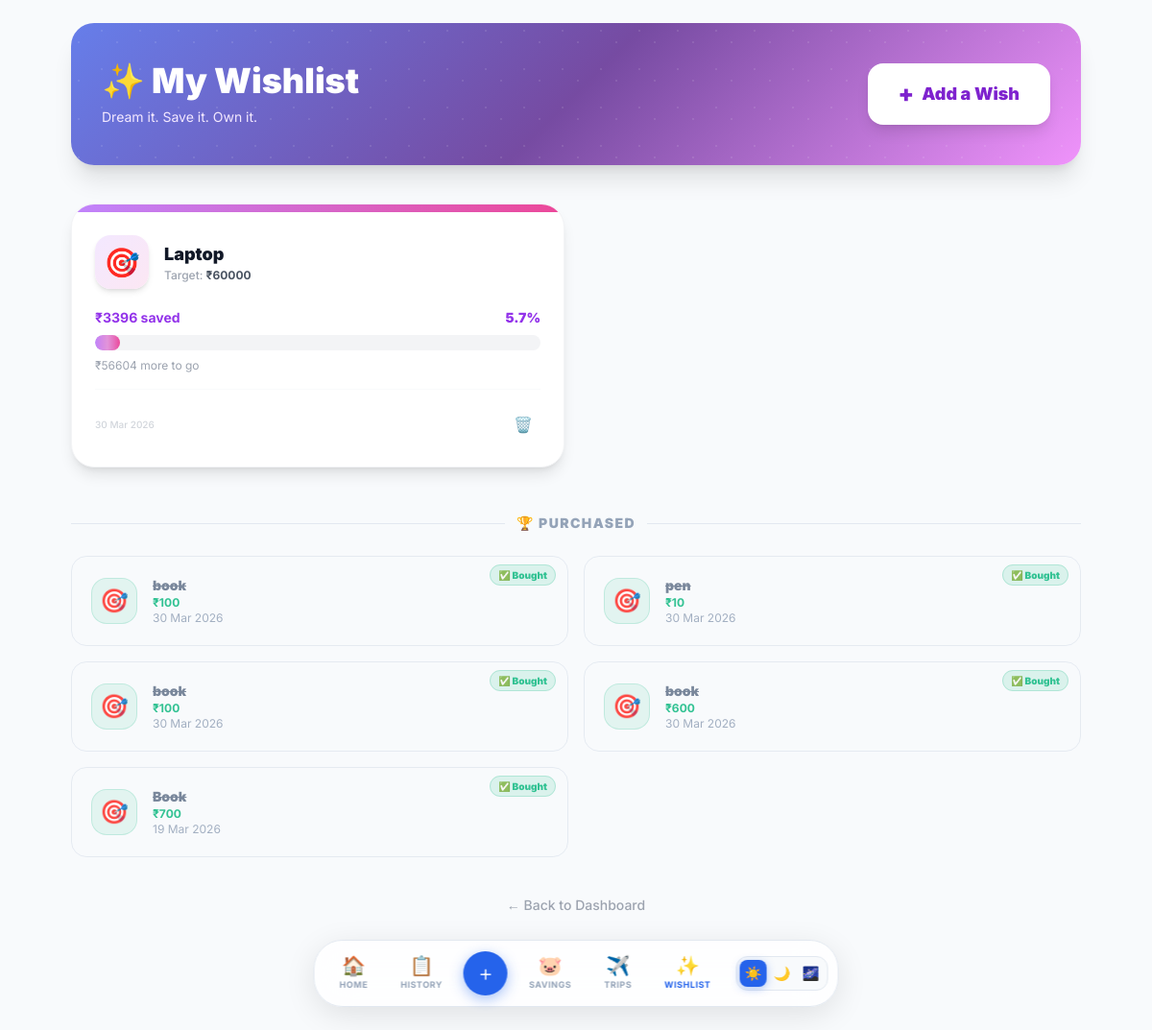
The app's page /wishlist (signed in) with its own data.
### app/models.py (models this page shows, shortened)
class WishlistItem(db.Model):
    id = db.Column(db.Integer, primary_key=True)
    name = db.Column(db.String(100), nullable=False)
    emoji = db.Column(db.String(10), nullable=False, default='🎯')
    target_amount = db.Column(db.Float, nullable=False)
    purchased = db.Column(db.Boolean, default=False)
    date_added = db.Column(db.DateTime, default=datetime.utcnow)
    user_id = db.Column(db.Integer, db.ForeignKey('user.id'), nullable=False)

### app/main/routes.py (the view)
@main.route('/wishlist')
@login_required
def wishlist():
    items = WishlistItem.query.filter_by(user_id=current_user.id, purchased=False).order_by(WishlistItem.date_added.desc()).all()
    total_savings = db.session.query(func.sum(Expense.amount)).filter_by(
        user_id=current_user.id, category='Savings'
    ).scalar() or 0
    wishlist_data = []
    newly_achieved = []
    for item in items:
        pct = min((total_savings / item.target_amount) * 100, 100) if item.target_amount > 0 else 0
        achieved = total_savings >= item.target_amount
        if achieved:
            newly_achieved.append(item)
        wishlist_data.append({
            'item': item,
            'pct': round(pct, 1),
            'achieved': achieved,
            'saved': round(min(total_savings, item.target_amount), 2),
            'remaining': round(max(item.target_amount - total_savings, 0), 2)
        })
    return render_template('wishlist.html',
                           wishlist_data=wishlist_data,
                           total_savings=total_savings,
                           newly_achieved=newly_achieved,
                           purchased_items=WishlistItem.query.filter_by(
                               user_id=current_user.id, purchased=True
                           ).order_by(WishlistItem.date_added.desc()).all())

### app/models.py (called while the page is built)
@login_manager.user_loader
def load_user(user_id):
    return User.query.get(int(user_id))

### app/templates/wishlist.html (shortened to what this page needs)
{% extends "layout.html" %}
{% block content %}
<div class="relative rounded-3xl overflow-hidden mb-10 shadow-xl" style="background: linear-gradient(135deg, #667eea 0%, #764ba2 50%, #f093fb 100%);">
    <div class="absolute inset-0 opacity-10" style="background-image: radial-gradient(circle at 20% 50%, white 1px, transparent 1px), radial-gradient(circle at 80% 20%, white 1px, transparent 1px); background-size: 40px 40px;"></div>
    <div class="relative px-8 py-10 flex flex-col md:flex-row items-center justify-between gap-6">
        <div class="text-white">
            <h1 class="text-4xl font-black mb-2 flex items-center gap-3">✨ My Wishlist</h1>
            <p class="text-purple-100 text-sm">Dream it. Save it. Own it.</p>
        </div>
        <button onclick="document.getElementById('addWishlistForm').classList.toggle('hidden')"
                class="bg-white text-purple-700 font-black px-8 py-4 rounded-2xl shadow-lg hover:shadow-xl transition transform hover:scale-105 flex items-center gap-2 text-lg whitespace-nowrap">
            <span class="text-2xl">+</span> Add a Wish
        </button>
    </div>
</div>
{% if wishlist_data %}
<div class="grid grid-cols-1 md:grid-cols-2 xl:grid-cols-3 gap-6">
    {% for w in wishlist_data %}
    <div class="group relative bg-white rounded-3xl shadow-lg hover:shadow-2xl transition-all duration-300 overflow-hidden border
        {% if w.achieved %} border-green-200 {% else %} border-gray-100 {% endif %}
        transform hover:-translate-y-1">
        <div class="h-2 w-full {% if w.achieved %} bg-gradient-to-r from-green-400 to-emerald-500
            {% elif w.pct >= 75 %} bg-gradient-to-r from-yellow-400 to-orange-400
            {% elif w.pct >= 40 %} bg-gradient-to-r from-blue-400 to-purple-500
            {% else %} bg-gradient-to-r from-purple-400 to-pink-500 {% endif %}"></div>
        <div class="p-6">
            <div class="flex items-start justify-between mb-5">
                <div class="flex items-center gap-4">
                    <div class="w-14 h-14 rounded-2xl flex items-center justify-center text-3xl shadow-md
                        {% if w.achieved %} bg-gradient-to-br from-green-100 to-emerald-200
                        {% else %} bg-gradient-to-br from-purple-100 to-pink-100 {% endif %}">
                        {{ w.item.emoji }}
                    </div>
                    <div>
                        <h3 class="text-lg font-black text-gray-900">{{ w.item.name }}</h3>
                        <p class="text-xs text-gray-400 font-medium">Target: <span class="text-gray-600 font-bold">₹{{ "%.0f"|format(w.item.target_amount) }}</span></p>
                    </div>
                </div>
            </div>
            <div class="mb-4">
                <div class="flex justify-between items-center mb-2">
                    <span class="text-sm font-bold {% if w.achieved %} text-green-600 {% else %} text-purple-600 {% endif %}">
                        ₹{{ "%.0f"|format(w.saved) }} saved
                    </span>
                    <span class="text-sm font-black {% if w.achieved %} text-green-600
                        {% elif w.pct >= 75 %} text-orange-500
                        {% else %} text-purple-600 {% endif %}">{{ w.pct }}%</span>
                </div>
                <div class="w-full bg-gray-100 rounded-full h-4 overflow-hidden">
                    <div class="h-4 rounded-full relative overflow-hidden transition-all duration-1000
                        {% if w.achieved %} bg-gradient-to-r from-green-400 to-emerald-500
                        {% elif w.pct >= 75 %} bg-gradient-to-r from-yellow-400 to-orange-400
                        {% elif w.pct >= 40 %} bg-gradient-to-r from-blue-400 to-purple-500
                        {% else %} bg-gradient-to-r from-purple-400 to-pink-500 {% endif %}"
                         style="width: {{ w.pct }}%">
                        <div class="absolute inset-0 bg-gradient-to-r from-transparent via-white to-transparent opacity-30" style="animation: shimmer 2s infinite;"></div>
                    </div>
                </div>
                <p class="text-xs mt-2 {% if w.achieved %} text-green-500 font-bold {% else %} text-gray-400 {% endif %}">
                    {% if w.achieved %}🎊 You've saved enough to buy this!
                    {% else %}₹{{ "%.0f"|format(w.remaining) }} more to go{% endif %}
                </p>
            </div>
            <div class="flex items-center justify-between pt-4 border-t border-gray-50">
                <p class="text-[10px] text-gray-300 font-medium">{{ w.item.date_added.strftime('%d %b %Y') }}</p>
                <div class="flex gap-2">
                    <form action="{{ url_for('main.delete_wishlist_item', item_id=w.item.id) }}" method="POST">
                        <button type="submit" class="text-gray-200 hover:text-red-400 transition p-2 rounded-xl hover:bg-red-50" title="Remove">🗑️</button>
                    </form>
                </div>
            </div>
        </div>
    </div>
    {% endfor %}
</div>
{% endif %}
{% if purchased_items %}
<div class="mt-12">
    <div class="flex items-center gap-3 mb-6">
        <div class="h-px flex-1" style="background:var(--border)"></div>
        <span class="text-sm font-black uppercase tracking-widest" style="color:var(--text3)">🏆 Purchased</span>
        <div class="h-px flex-1" style="background:var(--border)"></div>
    </div>
    <div class="grid grid-cols-1 md:grid-cols-2 xl:grid-cols-3 gap-4">
        {% for item in purchased_items %}
        <div class="rounded-2xl p-5 flex items-center gap-4 relative overflow-hidden"
             style="background:var(--card2); border:1px solid var(--border); opacity:0.85;">
            <div class="absolute top-3 right-3">
                <span class="text-[10px] font-black px-2 py-1 rounded-full"
                      style="background:rgba(16,185,129,0.15); color:var(--green); border:1px solid rgba(16,185,129,0.25);">
                    ✅ Bought
                </span>
            </div>
            <div class="w-12 h-12 rounded-2xl flex items-center justify-center text-2xl flex-shrink-0"
                 style="background:rgba(16,185,129,0.1); border:1px solid rgba(16,185,129,0.2);">
                {{ item.emoji }}
            </div>
            <div>
                <p class="font-black text-sm line-through" style="color:var(--text2)">{{ item.name }}</p>
                <p class="text-xs font-bold" style="color:var(--green)">₹{{ "%.0f"|format(item.target_amount) }}</p>
                <p class="text-xs" style="color:var(--text3)">{{ item.date_added.strftime('%d %b %Y') }}</p>
            </div>
        </div>
        {% endfor %}
    </div>
</div>
{% endif %}
<div class="mt-10 text-center">
    <a href="{{ url_for('main.index') }}" class="text-sm text-gray-400 hover:text-purple-500 transition font-medium">← Back to Dashboard</a>
</div>
{% endblock %}

### app/templates/layout.html (style rules this page uses)
*, *::before, *::after { font-family: 'Inter', sans-serif; box-sizing: border-box; margin: 0; padding: 0; }
html { -webkit-font-smoothing: antialiased; }
[data-theme="bright"] { --bg:#F8FAFC;--bg2:#fff;--card:#fff;--card2:#F8FAFC;--card3:#F1F5F9;--border:#E2E8F0;--border2:#F1F5F9;--text:#0F172A;--text2:#64748B;--text3:#94A3B8;--accent:#2563EB;--accent2:#3B82F6;--accent3:#06B6D4;--green:#10B981;--red:#EF4444;--orange:#F59E0B;--amber:#F97316;--nav-bg:rgba(255,255,255,0.85);--nav-border:#E2E8F0;--shadow:0 1px 3px rgba(0,0,0,0.05);--shadow-lg:0 4px 16px rgba(0,0,0,0.06);--shadow-xl:0 20px 50px rgba(0,0,0,0.04);--glow:0 0 0 3px rgba(37,99,235,0.15); }
body { background:var(--bg); color:var(--text); min-height:100vh; }

### records on screen
WishlistItem: item.emoji "🎯", item.name "Laptop", item.target_amount "60000", item.date_added "30 Mar 2026"
WishlistItem: emoji "🎯", name "book", target_amount "100", date_added "30 Mar 2026"
WishlistItem: emoji "🎯", name "pen", target_amount "10", date_added "30 Mar 2026"
WishlistItem: emoji "🎯", name "book", target_amount "100", date_added "30 Mar 2026"
WishlistItem: emoji "🎯", name "book", target_amount "600", date_added "30 Mar 2026"
WishlistItem: emoji "🎯", name "Book", target_amount "700", date_added "19 Mar 2026"

### other values on screen
{{ "%.0f"|format(w.saved) }} "3396"
{{ w.pct }} "5.7"
{{ "%.0f"|format(w.remaining) }} "56604"
